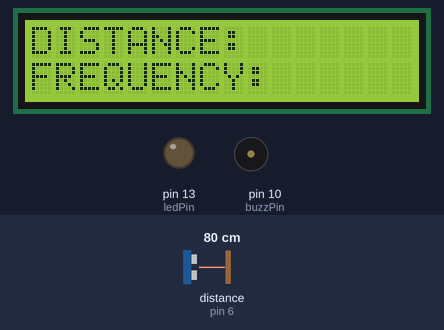
A sketch run on a simulated Arduino Uno, built with avr-gcc and run on an emulated ATmega328P. Shown: 16×2 character LCD, output pins drawn as LEDs (lit = HIGH), buzzer (waves = sounding). Wiring (inferred from the names in the program): ultrasonic range finder: trigger pin 7; echo pin 6. Dashed ring = blinking. Inputs (shaded band) come from the test bench; at power-on: distance to the obstacle (sensor on pin 6) 80 cm. The echo pulse lasts 58.3 µs per cm; pins used as bus, display or sensor lines are not drawn.

Above: at 1.0 s.
At 2.3 s:
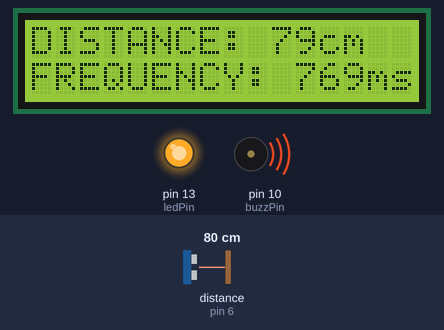
2.4 s: distance to the obstacle (sensor on pin 6) set to 2 cm
At 4.1 s:
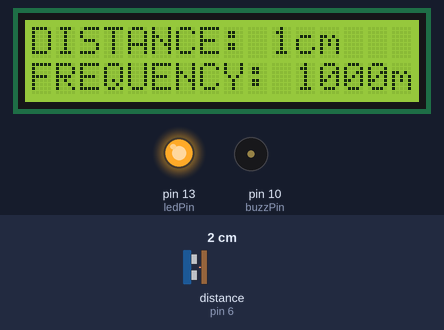
5.2 s: distance to the obstacle (sensor on pin 6) set to 9 cm
At 6.5 s:
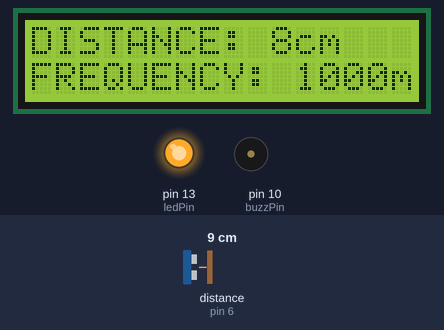
7.3 s: distance to the obstacle (sensor on pin 6) set to 12 cm
At 8.34 s:
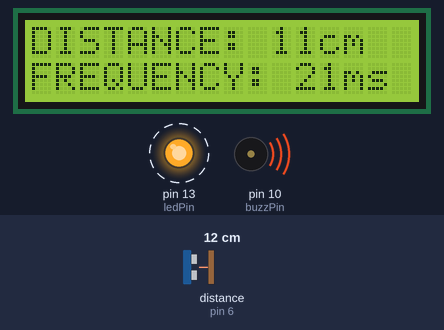
Timing chart, 0 to 15.4 s (numbered marks = the images above; inputs shaded):
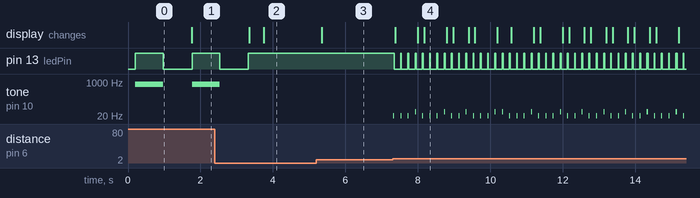

The sketch:

code.ino
```cpp
#include <LiquidCrystal_I2C.h>

LiquidCrystal_I2C lcd(0x27,16,2);

const int trigPin = 7;
const int echoPin = 6;
const int buzzPin = 10;
const int ledPin = 13;

int BUZZER_LED_FREQ_MAX = 1000;
int BUZZER_LED_FREQ_MIN = 10;
int DIST_MAX = 100;
int DIST_MIN = 10;
int CURRENT_DIST = 0;
int CURRENT_FREQ = 0;
int UPDATE_FREQ_BUZZER = 200;
int UPDATE_FREQ_LCD    = 200;
float duration, distance;

unsigned long last_buzzer_update = 0;
unsigned long last_lcd_update = 0;

void setup() {
  lcd.init();
  lcd.backlight();
  pinMode(trigPin, OUTPUT);
  pinMode(echoPin, INPUT);
  pinMode(buzzPin, OUTPUT);
  pinMode(ledPin, OUTPUT);
  lcd.setCursor(0, 0);
  lcd.print("DISTANCE:");
  lcd.setCursor(0, 1);
  lcd.print("FREQUENCY:");
  Serial.begin(9600);
}

void loop() {
  unsigned long current_time = millis();
  noTone(buzzPin);
  if (current_time - last_buzzer_update >= UPDATE_FREQ_BUZZER) {
    digitalWrite(trigPin, LOW);
    delayMicroseconds(2);
    digitalWrite(trigPin, HIGH);
    delayMicroseconds(10);
    digitalWrite(trigPin, LOW);
    duration = pulseIn(echoPin, HIGH);
    distance = (duration / 2.0) * 0.0343;

    if (distance < DIST_MIN) {
      CURRENT_DIST = (int)distance;
      CURRENT_FREQ = BUZZER_LED_FREQ_MAX;
      digitalWrite(buzzPin, HIGH);
      digitalWrite(ledPin, HIGH);
    } else if (distance > DIST_MAX) {
      CURRENT_DIST = (int)distance;
      CURRENT_FREQ = 0;
      digitalWrite(buzzPin, LOW);
      digitalWrite(ledPin, LOW);
    } else {
      CURRENT_DIST = (int)distance;
      CURRENT_FREQ = ((CURRENT_DIST - DIST_MIN) / (float)(DIST_MAX - DIST_MIN)) * (BUZZER_LED_FREQ_MAX - BUZZER_LED_FREQ_MIN) + BUZZER_LED_FREQ_MIN;
      activateLedAndBuzz(CURRENT_FREQ);
    }
    last_buzzer_update = current_time;
  }

  if (current_time - last_lcd_update >= UPDATE_FREQ_LCD) {
    lcd.setCursor(10, 0);
    lcd.print(CURRENT_DIST);
    lcd.print("cm    ");
    lcd.setCursor(11, 1);
    lcd.print(CURRENT_FREQ);
    lcd.print("ms    ");
    last_lcd_update = current_time;
  }
}

void activateLedAndBuzz(int duration){
  digitalWrite(ledPin, HIGH);
  tone(buzzPin, CURRENT_FREQ);
  delay(duration);
  digitalWrite(ledPin, LOW);
  if(duration == CURRENT_FREQ){
    noTone(buzzPin);
  }
  delay(duration);
}
```

Measured:
- the behaviour switches between 10 and 11 cm on distance to the obstacle (sensor on pin 6) (found by bisection; images 3 and 4)
- after the input at 2.4 s, pin 13 (ledPin): goes on until 3.3 s, then stays HIGH; tone on pin 10 (buzzPin): goes on until 2.5 s, then stays silent; the display: first changes after 0.94 s (image 2 shows a later state)
- after the input at 5.2 s, the display: changes after 0.14 s (image 3)
- after the input at 7.3 s, pin 13 (ledPin): alternates HIGH for 0.02 s and LOW for 0.18 s, starting at once; tone on pin 10 (buzzPin): plays 21 Hz for 0.02 s, 21 Hz for 0.02 s, 21 Hz for 0.02 s, 32 Hz for 0.03 s, 21 Hz for 0.02 s, 21 Hz for 0.02 s … (41 notes in this stretch), starting at once; the display: changes after 0.08 s (image 4)
